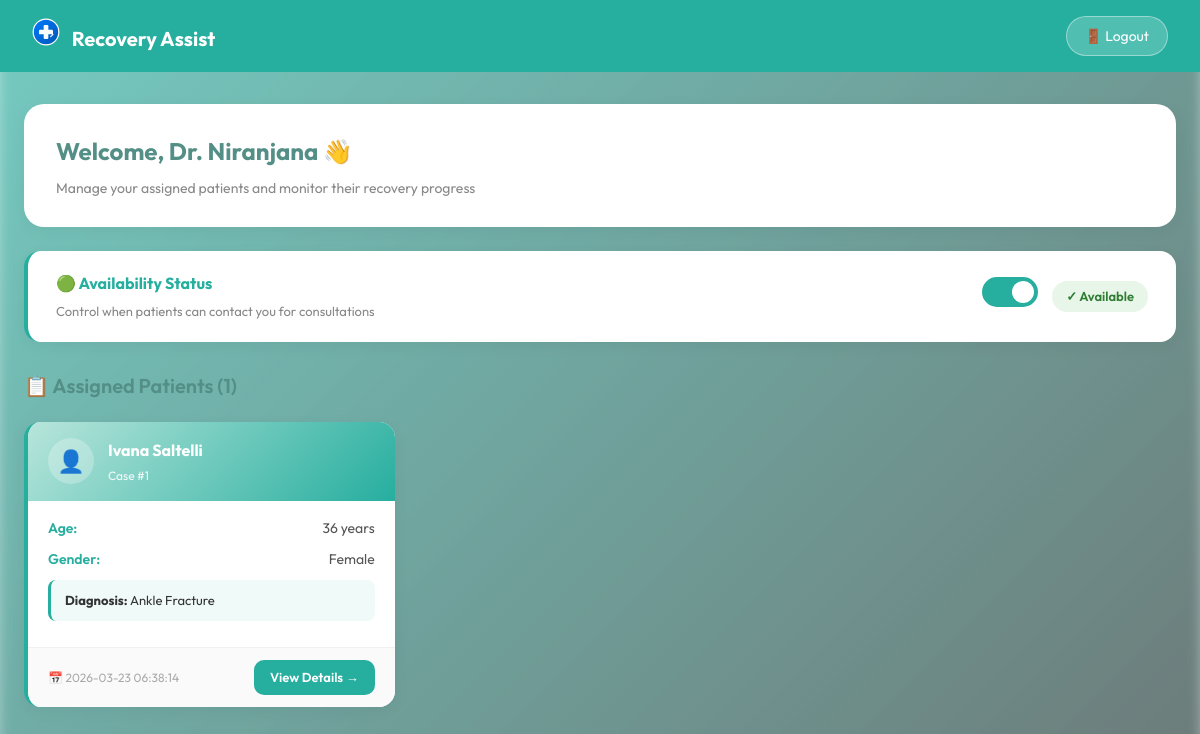
Screenshot of /doctor_dashboard (signed in) with the database file from the repository.
### tables this page shows
CREATE TABLE patient_cases (id INTEGER PRIMARY KEY AUTOINCREMENT, patient_id INTEGER, patient_name TEXT, age INTEGER, gender TEXT, diagnosis TEXT, surgery TEXT, hospital TEXT, doctor TEXT, doctor_id INTEGER, simplified_report TEXT, medications TEXT, physiotherapy TEXT, diet TEXT, recovery_progress TEXT, followup TEXT, file_path TEXT, upload_date TIMESTAMP, doctor_recommendations TEXT, recovery_tips TEXT, FOREIGN KEY(patient_id) REFERENCES patients(id), FOREIGN KEY(doctor_id) REFERENCES doctors(id));

### app.py (the view)
@app.route("/doctor_dashboard")
def doctor_dashboard():
    if 'doctor_id' not in session:
        return redirect(url_for('doctor_login'))
    conn = sqlite3.connect("medcare.db")
    try:
        cursor = conn.cursor()
        cursor.execute("""
        SELECT DISTINCT id, patient_name, age, gender, diagnosis, upload_date
        FROM patient_cases
        WHERE doctor_id = ?
        ORDER BY upload_date DESC
        """, (session['doctor_id'],))
        patients = [{'case_id': r[0], 'patient_name': r[1], 'age': r[2], 'gender': r[3], 'diagnosis': r[4], 'upload_date': r[5]} for r in cursor.fetchall()]
    finally:
        conn.close()
    return render_template("doctor_dashboard.html", patients=patients)

### templates/doctor_dashboard.html (shortened to what this page needs)
<!DOCTYPE html>
<html lang="en">
<head>
  <link rel="stylesheet" href="{{ url_for('static', filename='main.css') }}">
</head>
<body class="doctor-dashboard-body">
<header class="doctor-dashboard-header">
  <div class="brand">
    <img src="{{ url_for('static', filename='logo.svg') }}" alt="Recovery Assist" class="brand-logo">
    Recovery Assist
  </div>
  <a href="{{ url_for('logout') }}" class="doctor-logout-btn">🚪 Logout</a>
</header>
<div class="doctor-container">
  <div class="doctor-welcome-card">
    <div>
      <h1>Welcome, Dr. {{ session.get('doctor_name', 'Doctor') }} 👋</h1>
      <p>Manage your assigned patients and monitor their recovery progress</p>
    </div>
  </div>
  <div class="doctor-availability-card">
    <div>
      <h3>🟢 Availability Status</h3>
      <p>Control when patients can contact you for consultations</p>
    </div>
    <div class="doctor-toggle-row">
      <label class="doctor-toggle-switch">
        <span class="doctor-slider"></span>
      </label>
      <span class="doctor-status-badge doctor-status-available" id="statusBadge">✓ Available</span>
    </div>
  </div>
  <h2 class="doctor-section-title">📋 Assigned Patients ({{ patients|length }})</h2>
  {% if patients %}
  <div class="doctor-patient-cards">
    {% for patient in patients %}
    <div class="doctor-patient-card" onclick="window.location.href='{{ url_for('patient_detail', case_id=patient.case_id) }}'">
      <div class="doctor-patient-card-header">
        <div class="doctor-patient-avatar">👤</div>
        <div>
          <h4>{{ patient.patient_name }}</h4>
          <p>Case #{{ patient.case_id }}</p>
        </div>
      </div>
      <div class="doctor-patient-card-body">
        <div class="doctor-info-row">
          <span class="doctor-info-label">Age:</span>
          <span class="doctor-info-value">{{ patient.age }} years</span>
        </div>
        <div class="doctor-info-row">
          <span class="doctor-info-label">Gender:</span>
          <span class="doctor-info-value">{{ patient.gender }}</span>
        </div>
        <div class="doctor-diagnosis-box">
          <strong>Diagnosis:</strong> {{ (patient.diagnosis or 'N/A')[:80] }}{% if patient.diagnosis and patient.diagnosis|length > 80 %}...{% endif %}
        </div>
      </div>
      <div class="doctor-patient-card-footer">
        <span class="doctor-upload-date">📅 {{ patient.upload_date }}</span>
        <a href="{{ url_for('patient_detail', case_id=patient.case_id) }}" class="doctor-view-btn">View Details →</a>
      </div>
    </div>
    {% endfor %}
  </div>
  {% else %}
  <div class="no-patients">
    <div class="no-patients-icon">📭</div>
    <h3>No Patients Assigned Yet</h3>
    <p>Your patient list will appear here once patients assign you as their doctor.</p>
  </div>
  {% endif %}
</div>
</body>
</html>

### rows the page displays
patient_cases: get "Niranjana", patient_name "Ivana Saltelli", case_id "1", age "36", gender "Female", diagnosis "Ankle Fracture", upload_date "2026-03-23 06:38:14"

### other values shown
{{ patients|length }} "1"
